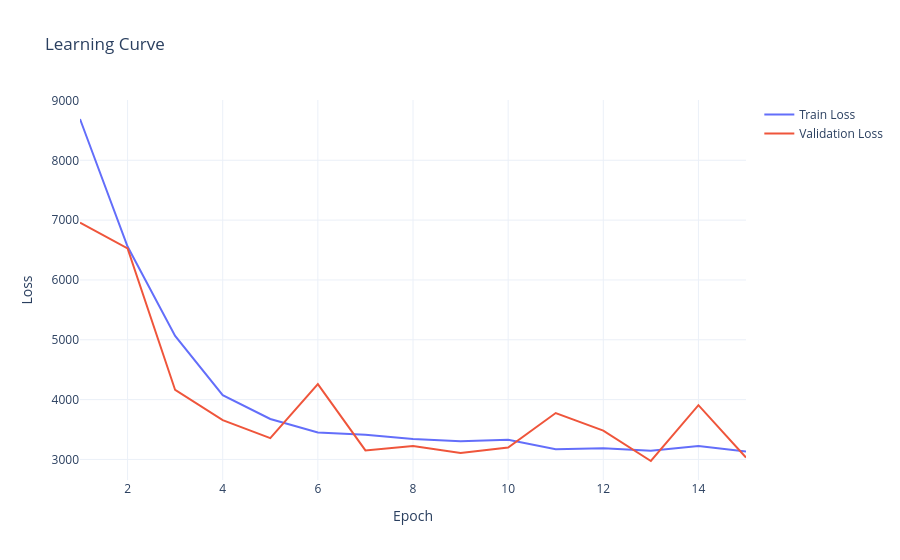

The code cell stored with this chart in its notebook:
### Code cell
history.history.keys()

import plotly.graph_objects as go

def plot_learning_curve(loss, val_loss):
    
    epochs = list(range(1, len(loss) + 1))

    fig = go.Figure()

    fig.add_trace(
        go.Scatter(
            x=epochs,
            y=loss,
            mode="lines",
            name="Train Loss"
        )
    )

    fig.add_trace(
        go.Scatter(
            x=epochs,
            y=val_loss,
            mode="lines",
            name="Validation Loss"
        )
    )

    fig.update_layout(
        title="Learning Curve",
        xaxis_title="Epoch",
        yaxis_title="Loss",
        template="plotly_white"
    )

    fig.show()

plot_learning_curve(
    history.history["mae"],
    history.history["val_mae"]
)

### Figure 1 — Plotly figure (JSON) as saved in the notebook; plotly's stock layout.template omitted (floating-point values rounded to 4 significant figures)
{"data": [{"mode": "lines", "name": "Train Loss", "type": "scatter", "x": [1, 2, 3, 4, 5, 6, 7, 8, 9, 10, 11, 12, 13, 14, 15], "y": [8690.0, 6558.0, 5064.0, 4073.0, 3676.0, 3452.0, 3411.0, 3341.0, 3303.0, 3327.0, 3172.0, 3186.0, 3146.0, 3224.0, 3130.0]}, {"mode": "lines", "name": "Validation Loss", "type": "scatter", "x": [1, 2, 3, 4, 5, 6, 7, 8, 9, 10, 11, 12, 13, 14, 15], "y": [6957.0, 6527.0, 4161.0, 3657.0, 3355.0, 4260.0, 3150.0, 3226.0, 3106.0, 3199.0, 3776.0, 3481.0, 2973.0, 3906.0, 3030.0]}], "layout": {"title": {"text": "Learning Curve"}, "xaxis": {"title": {"text": "Epoch"}}, "yaxis": {"title": {"text": "Loss"}}}}
